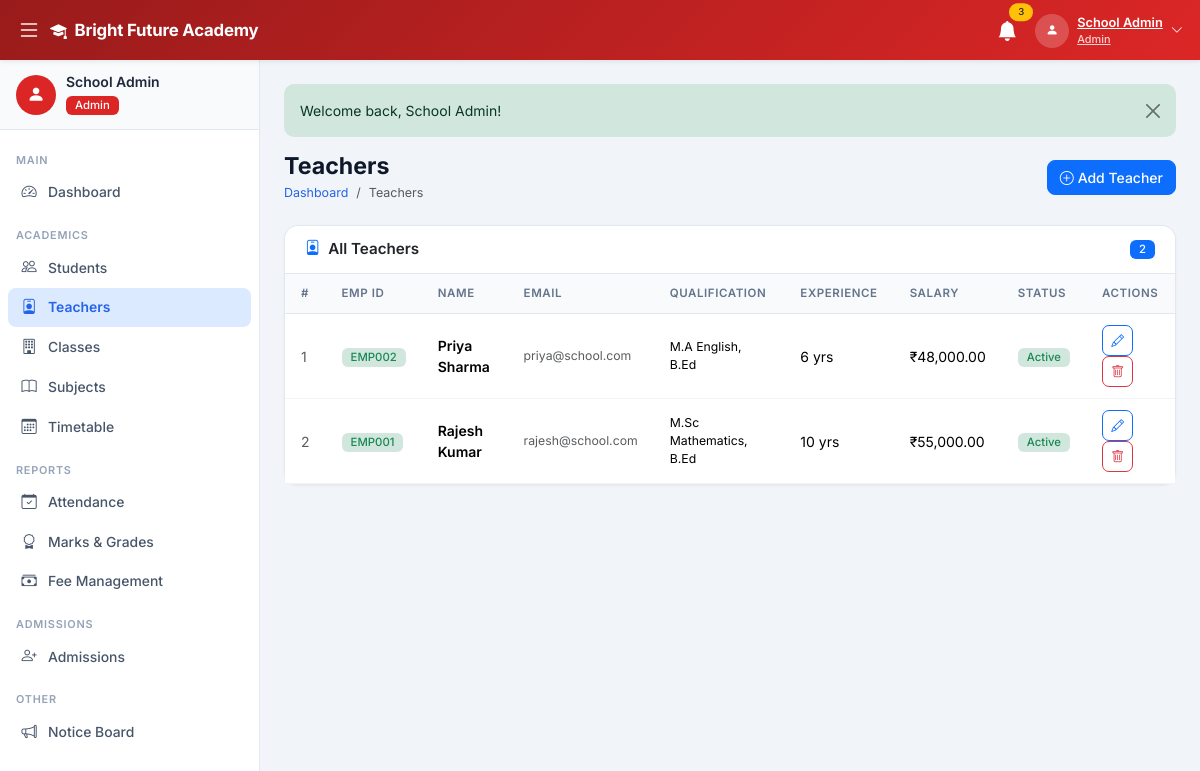
Page /admin/teachers.php (signed in) on the committed database.
### tables this page shows
CREATE TABLE IF NOT EXISTS settings (
    id INT AUTO_INCREMENT PRIMARY KEY,
    setting_key VARCHAR(100) UNIQUE NOT NULL,
    setting_value TEXT,
    setting_group VARCHAR(50) DEFAULT 'general',
    updated_at TIMESTAMP DEFAULT CURRENT_TIMESTAMP ON UPDATE CURRENT_TIMESTAMP
);

CREATE TABLE IF NOT EXISTS teachers (
    id INT AUTO_INCREMENT PRIMARY KEY,
    user_id INT UNIQUE NOT NULL,
    employee_id VARCHAR(20) UNIQUE NOT NULL,
    qualification VARCHAR(150),
    experience_years INT DEFAULT 0,
    join_date DATE,
    salary DECIMAL(10,2) DEFAULT 0.00,
    created_at TIMESTAMP DEFAULT CURRENT_TIMESTAMP,
    FOREIGN KEY (user_id) REFERENCES users(id) ON DELETE CASCADE
);

CREATE TABLE IF NOT EXISTS users (
    id INT AUTO_INCREMENT PRIMARY KEY,
    name VARCHAR(100) NOT NULL,
    email VARCHAR(100) UNIQUE NOT NULL,
    password VARCHAR(255) NOT NULL,
    role ENUM('developer','admin','teacher','student') NOT NULL,
    phone VARCHAR(20),
    address TEXT,
    profile_pic VARCHAR(255) DEFAULT 'default.png',
    status ENUM('active','inactive') DEFAULT 'active',
    created_at TIMESTAMP DEFAULT CURRENT_TIMESTAMP
);

### config/db.php (called while the page is built, shortened)
<?php
function getDB() {
    static $conn = null;
    if ($conn === null) {
        $conn = new mysqli(DB_HOST, DB_USER, DB_PASS, DB_NAME);
        $conn->set_charset('utf8mb4');
    }
    return $conn;
}
function getSetting($key, $default = '') {
    $db  = getDB();
    $key = $db->real_escape_string($key);
    $res = $db->query("SELECT setting_value FROM settings WHERE setting_key='$key' LIMIT 1");
    if ($res && $res->num_rows > 0) {
        return $res->fetch_assoc()['setting_value'];
    }
    return $default;
}
function getFlash() {
    if (isset($_SESSION['flash'])) {
        $f = $_SESSION['flash'];
        return $f;
    }
    return null;
}

### admin/teachers.php (the view, shortened to what this page needs)
<?php
require_once '../config/db.php';
$db = getDB();
$teachers = $db->query("SELECT t.*,u.name,u.email,u.phone,u.status FROM teachers t JOIN users u ON t.user_id=u.id ORDER BY u.name");
$flash = getFlash();
?>
<?php include '../includes/header.php'; ?>
<?php include '../includes/sidebar.php'; ?>
<div class="main-content" id="mainContent">
<?php if ($flash): ?><div class="alert alert-<?= $flash['type']==='success'?'success':'danger' ?> alert-dismissible fade show flash-msg mb-3"><?= htmlspecialchars($flash['message']) ?><button class="btn-close" data-bs-dismiss="alert"></button></div><?php endif; ?>
<div class="page-header d-flex justify-content-between align-items-center">
    <div><h2>Teachers</h2><nav><ol class="breadcrumb mb-0"><li class="breadcrumb-item"><a href="dashboard.php">Dashboard</a></li><li class="breadcrumb-item active">Teachers</li></ol></nav></div>
    <button class="btn btn-primary" data-bs-toggle="modal" data-bs-target="#addModal"><i class="bi bi-plus-circle me-1"></i>Add Teacher</button>
</div>
<div class="card">
    <div class="card-header d-flex justify-content-between"><h6 class="card-title"><i class="bi bi-person-badge me-2 text-primary"></i>All Teachers</h6><span class="badge bg-primary"><?= $teachers->num_rows ?></span></div>
    <div class="table-responsive"><table class="table">
        <thead><tr><th>#</th><th>Emp ID</th><th>Name</th><th>Email</th><th>Qualification</th><th>Experience</th><th>Salary</th><th>Status</th><th>Actions</th></tr></thead>
        <tbody>
        <?php $i=1; while ($t=$teachers->fetch_assoc()): ?>
        <tr>
            <td class="text-muted"><?= $i++ ?></td>
            <td><span class="badge bg-success-subtle text-success"><?= htmlspecialchars($t['employee_id']) ?></span></td>
            <td class="fw-600"><?= htmlspecialchars($t['name']) ?></td>
            <td class="text-muted small"><?= htmlspecialchars($t['email']) ?></td>
            <td class="small"><?= htmlspecialchars($t['qualification']??'-') ?></td>
            <td><?= $t['experience_years'] ?> yrs</td>
            <td>&#8377;<?= number_format($t['salary'],2) ?></td>
            <td><span class="badge bg-<?= $t['status']==='active'?'success':'danger' ?>-subtle text-<?= $t['status']==='active'?'success':'danger' ?>"><?= ucfirst($t['status']) ?></span></td>
            <td>
                <a href="?action=edit&id=<?= $t['id'] ?>" class="btn btn-sm btn-outline-primary btn-icon me-1"><i class="bi bi-pencil"></i></a>
                <form method="POST" class="d-inline" onsubmit="return confirm('Delete teacher?')"><button class="btn btn-sm btn-outline-danger btn-icon"><i class="bi bi-trash"></i></button></form>
            </td>
        </tr>
        <?php endwhile; ?>
        </tbody>
    </table></div>
</div>
</div>
<?php include '../includes/footer.php'; ?>

### includes/header.php (shortened to what this page needs)
<!DOCTYPE html>
<html lang="en">
<head>
    <link href="https://cdn.jsdelivr.net/npm/bootstrap@5.3.2/dist/css/bootstrap.min.css" rel="stylesheet">
    <link href="https://cdn.jsdelivr.net/npm/bootstrap-icons@1.11.3/font/bootstrap-icons.css" rel="stylesheet">
    <link href="<?= APP_URL ?>/assets/css/style.css" rel="stylesheet">
</head>
<body>
<?php
$role        = $_SESSION['role'] ?? '';
$navGradient = [
    'developer' => 'background:linear-gradient(135deg,#4c1d95,#7c3aed)',
    'admin'     => 'background:linear-gradient(135deg,#991b1b,#dc2626)',
    'teacher'   => 'background:linear-gradient(135deg,#1e3a8a,#2563eb)',
    'student'   => 'background:linear-gradient(135deg,#14532d,#16a34a)',
];
$navStyle = $navGradient[$role] ?? $navGradient['admin'];
?>
<nav class="navbar navbar-dark fixed-top shadow-sm" id="topNav" style="<?= $navStyle ?>;height:var(--nav-h)">
    <div class="container-fluid">
        <button class="btn btn-link text-white me-1 p-1" id="sidebarToggle">
            <i class="bi bi-list fs-4"></i>
        </button>
        <a class="navbar-brand fw-700 d-flex align-items-center gap-2" href="<?= APP_URL ?>">
            <i class="bi bi-mortarboard-fill"></i>
            <span><?= htmlspecialchars(getSetting('school_name', APP_NAME)) ?></span>
        </a>
        <div class="ms-auto d-flex align-items-center gap-2">
            <div class="dropdown">
                <button class="btn btn-link text-white position-relative p-1" data-bs-toggle="dropdown">
                    <i class="bi bi-bell-fill fs-5"></i>
                    <span class="position-absolute top-0 start-100 translate-middle badge rounded-pill bg-warning text-dark" style="font-size:.6rem">3</span>
                </button>
            </div>
            <div class="dropdown">
                <button class="btn btn-link text-white d-flex align-items-center gap-2 p-1" data-bs-toggle="dropdown">
                    <div class="avatar-circle">
                        <i class="bi bi-person-fill small"></i>
                    </div>
                    <div class="d-none d-md-block text-start">
                        <div class="fw-600" style="font-size:.8rem;line-height:1.2"><?= htmlspecialchars(mb_strimwidth($_SESSION['name'] ?? 'User', 0, 18, '...')) ?></div>
                        <div style="font-size:.68rem;opacity:.8"><?= ucfirst($role) ?></div>
                    </div>
                    <i class="bi bi-chevron-down small d-none d-md-inline"></i>
                </button>
            </div>
        </div>
    </div>
</nav>
<div class="wrapper d-flex">

### assets/css/style.css (style rules this page uses)
:root { --sidebar-w: 260px; --sidebar-sm: 68px; --nav-h: 60px; --primary: #2563eb; --primary-dark: #1d4ed8; --success: #16a34a; --warning: #d97706; --danger: #dc2626; --info: #0891b2; --body-bg: #f1f5f9; --card-bg: #ffffff; --border: #e2e8f0; --text-muted: #64748b; --dev-color: #7c3aed; }
*, *::before, *::after { box-sizing: border-box; }
body { font-family: 'Inter', -apple-system, BlinkMacSystemFont, 'Segoe UI', sans-serif; background: var(--body-bg); color: #1e293b; overflow-x: hidden; }
#topNav { height: var(--nav-h); z-index: 1050; }
.navbar-brand { font-size: 1.05rem; letter-spacing: -.2px; }
.avatar-circle { width: 34px; height: 34px; border-radius: 50%; background: rgba(255,255,255,.2); display: flex; align-items: center; justify-content: center; }
.wrapper { margin-top: var(--nav-h); }
.main-content { margin-left: var(--sidebar-w); min-height: calc(100vh - var(--nav-h)); padding: 24px; transition: margin-left .25s ease; }
.page-header { margin-bottom: 22px; }
.page-header h2 { font-size: 1.45rem; font-weight: 700; color: #0f172a; margin: 0; }
.page-header .breadcrumb { font-size: .78rem; margin: 3px 0 0; }
.page-header .breadcrumb-item a { color: var(--primary); text-decoration: none; }
.card { border: 1px solid var(--border); border-radius: 14px; background: #fff; box-shadow: 0 1px 3px rgba(0,0,0,.05); }
.card-header { background: #fff; border-bottom: 1px solid var(--border); padding: 14px 20px; border-radius: 14px 14px 0 0 !important; }
.card-title { font-size: .95rem; font-weight: 600; margin: 0; }
.table { font-size: .875rem; margin: 0; }
.table th { background: #f8fafc; font-size: .72rem; font-weight: 600; text-transform: uppercase; letter-spacing: .05em; color: var(--text-muted); padding: 11px 16px; border-bottom: 1px solid var(--border); }
.table td { padding: 11px 16px; vertical-align: middle; border-color: #f1f5f9; }
.badge { font-weight: 500; padding: 4px 9px; border-radius: 6px; font-size: .71rem; }
.btn { border-radius: 8px; font-weight: 500; font-size: .875rem; }
.btn-sm { border-radius: 6px; font-size: .8rem; }
.btn-icon { width: 31px; height: 31px; padding: 0; display: inline-flex; align-items: center; justify-content: center; border-radius: 7px; }
.flash-msg { border-radius: 10px; border: none; font-size: .875rem; }
.fw-600 { font-weight: 600; }
.fw-700 { font-weight: 700; }

### rows in the picture
settings: setting_value "Bright Future Academy"
teachers: employee "EMP002", user.name "Priya Sharma", user.email "priya@school.com", qualification "M.A English, B.Ed", experience_years "6", salary "48,000.00", user.status "Active"
teachers: employee "EMP001", user.name "Rajesh Kumar", user.email "rajesh@school.com", qualification "M.Sc Mathematics, B.Ed", experience_years "10", salary "55,000.00", user.status "Active"

### other values in the picture
mb_strimwidth($_SESSION['name'] ?? 'User', 0, 18, '...') "School Admin"
$role "Admin"
mb_strimwidth($_SESSION['name'] ?? '', 0, 22, '...') "School Admin"
$label "Dashboard Students Teachers Classes Subjects Timetable Attendance Marks & Grades Fee Management Admissions Notice Board"
$flash['message'] "Welcome back, School Admin!"
$teachers->num_rows "2"
